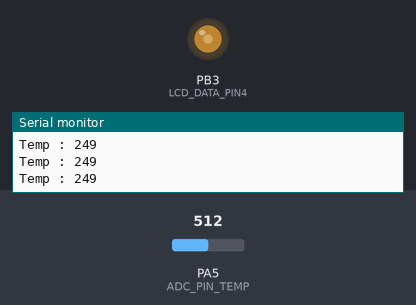
Bench run of a program on a simulated ATmega32, built with avr-gcc and emulated at 8 MHz. Shown: output pins drawn as LEDs (lit = HIGH), the last lines printed to the serial monitor. The test bench sets the inputs (shaded band); at power-on: PA5 (ADC_PIN_TEMP) = 512.

Above: at 1.2 s.
1.3 s: PA5 (ADC_PIN_TEMP) set to 220
At 1.77 s:
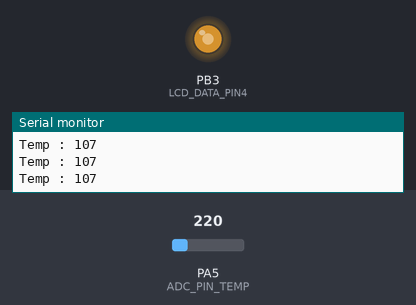
4.3 s: PA5 (ADC_PIN_TEMP) set to 188
At 5.18 s:
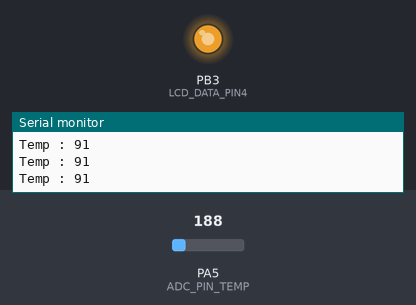
Timing chart, 0 to 13.3 s (numbered marks = the images above; inputs shaded):
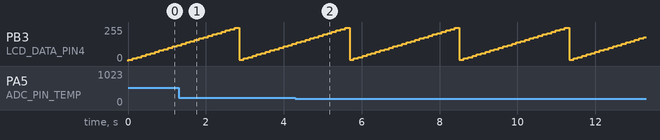

Measured:
- the behaviour switches between 205 and 204 on PA5 (ADC_PIN_TEMP) (found by bisection; images 1 and 2)
- by itself, PB3 (LCD_DATA_PIN4): ramps from 10/255 to 250/255 and jumps back, once every 2.8 s

The program:

main.c
```c
//#include "../MCAL/F90_TIMER_0.h"
#include "string.h"
#include "stdio.h"
#include "../MCAL/F90_UART.h"
#include "../MCAL/F90_SPI.h"
#include "../HAL/F90_RTC.h"
#include "../HAL/F90_Temperature.h"
#include "../MCAL/F90_PWM.h"

#include <util/delay.h>

 char data[50];

int main ()
{

	F90_void_UART_init(9600);
	F90_void_PWM_init();
	int i = 0;
	while(1)
	{
		memset(data , 0 , sizeof(data));
		int temp = F90_int_Temp_Read();
		sprintf(data , "Temp : %d\n" , temp);
		F90_void_UART_SendString(data);

		F90_void_PWM_Set(i+=10);
		_delay_ms(100);

		i%=250;


	}

	return 0;
}
```

Services_layers.h
```c
/*
 * Services_layers.h
 *
 *  Created on: Aug 29, 2018
 *      Author: root
 */

#ifndef SERVICES_LAYERS_H_
#define SERVICES_LAYERS_H_
enum
{
	INPUT,
	OUTPUT
};

enum
{
	LOW,
	HIGH
};


#endif /* SERVICES_LAYERS_H_ */
```

F90_RTC.c
```c
/*
 * F90_RTC.c
 *
 *  Created on: Sep 13, 2018
 *      Author: root
 */
#include "../MCAL/F90_I2C.h"
#include "F90_RTC.h"

static unsigned char F90_DecToBcdConvert(unsigned char  val)
{
	return val + 6 * (val / 10);
}

static unsigned char F90_BcdToDecConvert(unsigned char  val)
{
	return val - 6 * (val >> 4);
}


void F90_void_RTC_init()
{
	F90_void_I2C_init();

}

void F90_void_RTC_Settime(unsigned char HH ,unsigned char MM ,unsigned char SS  )
{
	F90_void_I2C_Start();
	F90_void_I2C_Write(ADDR_WITH_WRITE);
	F90_void_I2C_Write(CONTROL_REG);
	F90_void_I2C_Write(0x00);
	F90_void_I2C_Stop();

	unsigned char Hours = F90_DecToBcdConvert(HH);
	unsigned char Minute = F90_DecToBcdConvert(MM);
	unsigned char Second = F90_DecToBcdConvert(SS);


	F90_void_I2C_Start();
	F90_void_I2C_Write(ADDR_WITH_WRITE);
	F90_void_I2C_Write(SECOND_REG);
	F90_void_I2C_Write(Second);
	F90_void_I2C_Write(Minute);
	F90_void_I2C_Write(Hours);
	F90_void_I2C_Stop();
}

void F90_void_RTC_Gettime(unsigned char *HH ,unsigned char *MM ,unsigned char *SS  )
{
	unsigned char Hours = 0;
	unsigned char Minute = 0;
	unsigned char Second = 0;

	F90_void_I2C_Start();
	F90_void_I2C_Write(ADDR_WITH_WRITE);
	F90_void_I2C_Write(SECOND_REG);
	F90_void_I2C_Stop();
	F90_void_I2C_Start();
	F90_void_I2C_Write(ADDR_WITH_READ);
	Second = F90_char_I2C_Read(1);
	Minute = F90_char_I2C_Read(1);
	Hours = F90_char_I2C_Read(0);
	F90_void_I2C_Stop();


	*HH = F90_BcdToDecConvert(Hours);
	*MM = F90_BcdToDecConvert(Minute);
	*SS = F90_BcdToDecConvert(Second);


}
```

F90_RTC.h
```c
/*
 * F90_RTC.h
 *
 *  Created on: Sep 13, 2018
 *      Author: root
 */

#ifndef F90_RTC_H_
#define F90_RTC_H_

enum
{
	ADDR_WITH_WRITE = 0xD0,
	ADDR_WITH_READ = 0xD1,
	SECOND_REG = 0x00,
	CONTROL_REG = 0x07

};

void F90_void_RTC_init();

void F90_void_RTC_Settime(unsigned char HH ,unsigned char MM ,unsigned char SS  );
void F90_void_RTC_Gettime(unsigned char *HH ,unsigned char *MM ,unsigned char *SS  );

#endif /* F90_RTC_H_ */
```

F90_Temperature.c
```c
#include "../MCAL/F91_ADC.h"
#include "F90_Temperature.h"


int F90_int_Temp_Read()
{
	int temp = F91_int_ADC_Read(ADC_PIN_TEMP);
	return (temp * 4.88)/10;
}
```

F90_Temperature.h
```c
/*
 * F90_Temperature.h
 *
 *  Created on: Sep 15, 2018
 *      Author: root
 */

#ifndef F90_TEMPERATURE_H_
#define F90_TEMPERATURE_H_

enum
{
	ADC_PIN_TEMP = 5

};

int F90_int_Temp_Read();


#endif /* F90_TEMPERATURE_H_ */
```

F91_7Seg.c
```c
#include "../MCAL/F91_DIO.h"
#include "F91_7Seg.h"
#include "../Services_layers/Services_layers.h"


void F91_void_Init7Seg(char port)
{

	F91_void_InitPort(_7SEGDATA_PORT , _7SEGDATA_PINS );

	F91_void_Writpin(_7SEG1_PORT , _7SEG1_PIN , HIGH);
	F91_void_Writpin(_7SEG2_PORT , _7SEG2_PIN , HIGH);
	F91_void_Writpin(_7SEG3_PORT , _7SEG3_PIN , HIGH);
	F91_void_Writpin(_7SEG4_PORT , _7SEG4_PIN , HIGH);

	switch (port)
	{
	case _7SEG1:
		F91_void_Initpin(_7SEG1_PORT , _7SEG1_PIN , OUTPUT);
		F91_void_Writpin(_7SEG1_PORT , _7SEG1_PIN , LOW);
		break;
	case _7SEG2:
		F91_void_Initpin(_7SEG2_PORT , _7SEG2_PIN , OUTPUT);
		F91_void_Writpin(_7SEG2_PORT , _7SEG2_PIN , LOW);

		break;
	case _7SEG3:
		F91_void_Initpin(_7SEG3_PORT , _7SEG3_PIN , OUTPUT);
		F91_void_Writpin(_7SEG3_PORT , _7SEG3_PIN , LOW);

		break;
	case _7SEG4:
		F91_void_Initpin(_7SEG4_PORT , _7SEG4_PIN , OUTPUT);
		F91_void_Writpin(_7SEG4_PORT , _7SEG4_PIN , LOW);

		break;

	}
}

void F91_void_7SegWrite(char value)
{
	F91_void_WritePort(_7SEGDATA_PORT , value);
}
```

F91_7Seg.h
```c
/*
 * F91_7Seg.h
 *
 *  Created on: Sep 3, 2018
 *      Author: root
 */

#ifndef F91_7SEG_H_
#define F91_7SEG_H_


enum
{
	_7SEG1_PORT='A',
	_7SEG2_PORT='A',
	_7SEG3_PORT='B',
	_7SEG4_PORT='C',
	_7SEGDATA_PORT='B'
};

enum
{
	_7SEG1_PIN=4,
	_7SEG2_PIN=3,
	_7SEG3_PIN=4,
	_7SEG4_PIN=4,
	_7SEGDATA_PINS=0x0F
};

enum
{
	_7SEG1,
	_7SEG2,
	_7SEG3,
	_7SEG4
};

void F91_void_Init7Seg(char port);
void F91_void_7SegWrite(char value);


#endif /* F91_7SEG_H_ */
```

F91_Button.c
```c
#include "../MCAL/F91_DIO.h"
#include "../Services_layers/Services_layers.h"
#include "F91_Button.h"


void F91_void_Init_Buttons()
{
	F91_void_Initpin('A' , 0 , INPUT);
	F91_void_Initpin('D' , 2 , INPUT);

	F91_void_Writpin('A' , 0 , HIGH);
	F91_void_Writpin('D' , 2 , HIGH);


}


char F91_char_ReadButton_1()
{
	return F91_char_Readpin('A' , 0);
}
char F91_char_ReadButton_2()
{
	return F91_char_Readpin('D' , 2);
}
```

F91_Button.h
```c
#ifndef F91_BUTTON_H_
#define F91_BUTTON_H_

void F91_void_Init_Buttons();
char F91_char_ReadButton_1();
char F91_char_ReadButton_2();


#endif /* F91_BUTTON_H_ */
```

F91_LCD.c
```c
//#include <avr/io.h>
//#include <util/delay.h>
//
//
//void F91_void_LCD_Send_data(char data )
//{
//	PORTA |= (1 << PA3) ;
//	PORTB = (data >> 4);
//	PORTD |= (1 << PD6);
//	_delay_ms(2);
//	PORTD &= ~(1 << PD6);
//	_delay_ms(2);
//
//	PORTB = (data);
//	PORTD |= (1 << PD6);
//	_delay_ms(2);
//	PORTD &= ~(1 << PD6);
//	_delay_ms(2);
//}
//
//void F91_void_LCD_Send_command(char command )
//{
//	PORTA &= ~(1 << PA3) ;
//	PORTB = (command >> 4);
//	PORTD |= (1 << PD6);
//	_delay_ms(2);
//	PORTD &= ~(1 << PD6);
//	_delay_ms(2);
//
//	PORTB = (command);
//	PORTD |= (1 << PD6);
//	_delay_ms(2);
//	PORTD &= ~(1 << PD6);
//	_delay_ms(2);
//}


#include "../MCAL/F91_DIO.h"
#include "F91_LCD.h"
#include "util/delay.h"
#include "../Services_layers/Services_layers.h"

void F91_void_LCD_Send_Data(unsigned char data)
{
	F91_void_Writpin(LCD_RS_PORT , LCD_RS_PIN , HIGH);


	F91_void_WritePort(LCD_DATA_PORT, WRITE_MOST(data));
	F91_void_Writpin(LCD_EN_PORT , LCD_EN_PIN , HIGH);
	_delay_ms(1);
	F91_void_Writpin(LCD_EN_PORT , LCD_EN_PIN , LOW);
	_delay_ms(1);

	F91_void_WritePort(LCD_DATA_PORT, WRITE_LEST(data));
	F91_void_Writpin(LCD_EN_PORT , LCD_EN_PIN , HIGH);
	_delay_ms(1);
	F91_void_Writpin(LCD_EN_PORT , LCD_EN_PIN , LOW);
	_delay_ms(1);
}

void F91_void_LCD_Send_Command(unsigned char command)
{
	F91_void_Writpin(LCD_RS_PORT , LCD_RS_PIN , LOW);

	F91_void_WritePort(LCD_DATA_PORT, WRITE_MOST(command));
	F91_void_Writpin(LCD_EN_PORT , LCD_EN_PIN , HIGH);
	_delay_ms(1);
	F91_void_Writpin(LCD_EN_PORT , LCD_EN_PIN , LOW);
	_delay_ms(1);

	F91_void_WritePort(LCD_DATA_PORT, WRITE_LEST(command));
	F91_void_Writpin(LCD_EN_PORT , LCD_EN_PIN , HIGH);
	_delay_ms(1);
	F91_void_Writpin(LCD_EN_PORT , LCD_EN_PIN , LOW);
	_delay_ms(1);
}

void F91_void_LCD_init_Command(unsigned char command)
{
	F91_void_Writpin(LCD_RS_PORT , LCD_RS_PIN , LOW);


	F91_void_WritePort(LCD_DATA_PORT, WRITE_MOST(command));
	F91_void_Writpin(LCD_EN_PORT , LCD_EN_PIN , HIGH);
	_delay_ms(1);
	F91_void_Writpin(LCD_EN_PORT , LCD_EN_PIN , LOW);
	_delay_ms(1);

}

void F91_void_initLCD()
{

	F91_void_InitPort(LCD_DATA_PORT , 0x0F);
	F91_void_Initpin(LCD_EN_PORT , LCD_EN_PIN , OUTPUT);
	F91_void_Initpin(LCD_RS_PORT , LCD_RS_PIN , OUTPUT);
	/* after power up , delay 10ms should be existed */
	F91_void_LCD_init_Command(0x30);
	_delay_ms(10);
	F91_void_LCD_init_Command(0x30);
	_delay_ms(10);
	F91_void_LCD_init_Command(0x30);
	_delay_ms(10);
	F91_void_LCD_init_Command(0x20);
	_delay_ms(10);
	_delay_ms(10);
	F91_void_LCD_Send_Command(0x28);            /* Command ..0x28---> 4-bit mode - 2 line - 5x7 font */
	F91_void_LCD_Send_Command(0x0C);            /* Command ..0x0C---> Display no cursor - no blink */
	F91_void_LCD_Send_Command(0x06);            /* Command ..0x06---> Automatic Increment - No Display shift */
	F91_void_LCD_Send_Command(0x80);            /* Command ..0x80---> Address DDRAM with 0 offset 80h */
	_delay_ms(20);
}


void F91_void_LCD_Clear_Screen(void)
{
	F91_void_LCD_Send_Command(0x01);
	_delay_ms(10);
}

void F91_void_LCD_print( char *string)
{
	int i = 0;

	while( string[i]  != 0)
	{
		F91_void_LCD_Send_Data(string[i]);
		i++;
	}
}


void F91_void_LCD_goto(char y, char x)
{
	char firstAddress[] = {0x80,0xC0,0x94,0xD4};

	F91_void_LCD_Send_Command(firstAddress[y-1] + x-1);
	_delay_ms(20);
}
```

F91_LCD.h
```c
/*
 * F91_LCD.h
 *
 *  Created on: Sep 4, 2018
 *      Author: root
 */

#ifndef F91_LCD_H_
#define F91_LCD_H_

#define WRITE_MOST(command)   ((command &0xf0) >> 4)
#define WRITE_LEST(command)   (command & 0x0f)

enum
{
	LCD_DATA_PIN1,
	LCD_DATA_PIN2,
	LCD_DATA_PIN3,
	LCD_DATA_PIN4,
	LCD_RS_PIN = 3,
	LCD_EN_PIN = 6,
	_4BITS = 4

};

enum
{
	LCD_DATA_PORT 	= 'B',
	LCD_EN_PORT 	= 'D',
	LCD_RS_PORT		= 'A'

};

void F91_void_initLCD();
void F91_void_LCD_Clear_Screen(void);
void F91_void_LCD_print( char *string);
void F91_void_LCD_Send_Data(unsigned char data);
void F91_void_LCD_goto(char y, char x);


#endif /* F91_LCD_H_ */
```

F91_Leds.c
```c
#include "../MCAL/F91_DIO.h"
#include "F91_Leds.h"
#include "../Services_layers/Services_layers.h"

void F91_void_InitLeds(int led_number)
{
	switch (led_number)
	{
	case LED1PIN:
		F91_void_Initpin(LED1PORT , LED1PIN , OUTPUT);
		break;
	case LED2PIN:
		F91_void_Initpin(LED2PORT , LED2PIN , OUTPUT);
		break;
	case LED3PIN:
		F91_void_Initpin(LED3PORT , LED3PIN , OUTPUT);
		break;
	case LED4PIN:
		F91_void_Initpin(LED4PORT , LED4PIN , OUTPUT);
		break;
	}
}


void F91_void_WriteLeds(int led_number , int dir)
{
	switch (led_number)
	{
	case LED1PIN:
		if(dir)
		{
		F91_void_Writpin(LED1PORT , LED1PIN , HIGH);
		}else
		{
		F91_void_Writpin(LED1PORT , LED1PIN , LOW);
		}
		break;
	case LED2PIN:
		if(dir)
		{
		F91_void_Writpin(LED2PORT , LED2PIN , HIGH);
		}else
		{
		F91_void_Writpin(LED2PORT , LED2PIN , LOW);
		}
		break;
	case LED3PIN:
		if(dir)
		{
		F91_void_Writpin(LED3PORT , LED3PIN , HIGH);
		}else
		{
		F91_void_Writpin(LED3PORT , LED3PIN , LOW);
		}
		break;
	case LED4PIN:
		if(dir)
		{
		F91_void_Writpin(LED4PORT , LED4PIN , HIGH);
		}else
		{
		F91_void_Writpin(LED4PORT , LED4PIN , LOW);
		}
		break;
	}
}
```

F91_Leds.h
```c
/*
 * F91_Leds.h
 *
 *  Created on: Aug 29, 2018
 *      Author: root
 */

#ifndef F91_LEDS_H_
#define F91_LEDS_H_

#include <avr/io.h>

enum
{
	LED1PIN=PA1,
	LED2PIN=PA2,
	LED3PIN=PC6,
	LED4PIN=PC7
};

enum
{
	LED1PORT='A',
	LED2PORT='A',
	LED3PORT='C',
	LED4PORT='C'
};


void F91_void_InitLeds(int led_number);
void F91_void_WriteLeds(int led_number , int dir);


#endif /* F91_LEDS_H_ */
```

F90_I2C.c
```c
#include <avr/interrupt.h>
#include "F90_I2C.h"

void F90_void_I2C_init()
{
	TWBR = 0x47;
	TWSR = 0x00;
	TWCR = (1 << TWEN);
}


void F90_void_I2C_Start()
{

	TWCR = (1 << TWINT) | (1 << TWSTA) | (1<<TWEN);

	while(!(TWCR & (1 << TWINT)));

}

void F90_void_I2C_Stop()
{
	TWCR = (1 << TWINT) | (1 << TWSTO) | (1<<TWEN);
}


void F90_void_I2C_Write(char data)
{
	TWDR = data ;
	TWCR = (1<<TWINT) | (1<<TWEN);
	while(!(TWCR & (1 << TWINT)));
}


char F90_char_I2C_Read(char ack)
{
	if(ack)
	{
		TWCR = (1<<TWINT) | (1<<TWEN) | (1 << TWEA);

	}
	else
	{
		TWCR = (1<<TWINT) | (1<<TWEN);

	}
	while(!(TWCR & (1 << TWINT)));
	return TWDR;
}
```

F90_I2C.h
```c
/*
 * F90_I2C.h
 *
 *  Created on: Sep 12, 2018
 *      Author: root
 */

#ifndef F90_I2C_H_
#define F90_I2C_H_
void F90_void_I2C_init();
void F90_void_I2C_Start();
void F90_void_I2C_Stop();
void F90_void_I2C_Write(char data);
char F90_char_I2C_Read(char ack);


#endif /* F90_I2C_H_ */
```

F90_PWM.c
```c
#include "F90_PWM.h"
#include "../MCAL/F91_DIO.h"
void F90_void_PWM_init()
{
	F91_SETBIT(TCCR0 , CS01);
	F91_SETBIT(TCCR0 , CS00);
	F91_SETBIT(TCCR0 , WGM01);
	F91_SETBIT(TCCR0 , WGM00);
	F91_SETBIT(TCCR0 , COM01);

	F91_SETBIT(DDRB , PB3);


}

void F90_void_PWM_Set(unsigned char value)
{
	OCR0 = value;
}
```

F90_PWM.h
```c
/*
 * F90_PWM.h
 *
 *  Created on: Sep 15, 2018
 *      Author: root
 */

#ifndef F90_PWM_H_
#define F90_PWM_H_
#include <avr/io.h>

#define TIMER2_CONTROL_REG 		TCCR0
#define TIMER2_INT_REG 			TIMSK

void F90_void_PWM_Set(unsigned char value);
void F90_void_PWM_init();

#endif /* F90_PWM_H_ */
```

F90_SPI.c
```c
#include <avr/io.h>
#include "F90_SPI.h"


void F90_void_SPI_init(char mode)
{

	unsigned char reg = 0 ;
	switch(mode)
	{
	case MASTER:
		SET_BIT(DDRB , PB5);					//MOSI
		SET_BIT(DDRB , PB7);					//SCK
		SET_BIT(DDRB , PB4);					//SS
		SET_BIT(DDRB , PB3);					//SS
		SET_BIT(reg , SPE);
		SET_BIT(reg , SPR0);
		SET_BIT(reg , MSTR);
		SPCR = reg;
		break;
	case SLAVE:
		SET_BIT(DDRB , PB6);					//MISO
		SET_BIT(reg , SPE);
		SPCR = reg;
		break;

	}

}


void F90_void_SPI_Transmit(char data , char num)
{
	if(num == 1)
	{
		SET_BIT(PORTB , PB4);					//SS
		CLEAR_BIT(PORTB , PB3);					//SS
	}
	else if (num == 2)
	{
		CLEAR_BIT(PORTB , PB4);					//SS
		SET_BIT(PORTB , PB3);					//SS
	}

	SPDR = data;
	while(!READ_BIT(SPSR , SPIF));
}


char F90_char_SPI_Receive(void)
{
	while(!READ_BIT(SPSR , SPIF));

	return SPDR ;

}
```

F90_SPI.h
```c
/*
 * F90_SPI.h
 *
 *  Created on: Sep 12, 2018
 *      Author: root
 */

#ifndef F90_SPI_H_
#define F90_SPI_H_

#define SET_BIT(REG , BIT) (REG |= (1 << BIT))
#define CLEAR_BIT(REG , BIT) (REG &= ~(1 << BIT))
#define READ_BIT(REG , BIT) (REG & (1 << BIT))

enum
{
	MASTER,
	SLAVE
};

void F90_void_SPI_init(char mode);
void F90_void_SPI_Transmit(char data , char num);
char F90_char_SPI_Receive(void);


#endif /* F90_SPI_H_ */
```

F90_TIMER_0.c
```c
/*
 * F90_TIMER_0.c
 *
 *  Created on: Sep 7, 2018
 *      Author: root
 */
#include "F90_TIMER_0.h"
#include "avr/io.h"
#include "avr/interrupt.h"

volatile unsigned long Timer0_counter = 0;

void F90_void_Timer0_Init()
{

	SET_BIT(TIMER0_CONTROL_REG , CS01);
	SET_BIT(TIMER0_CONTROL_REG , CS00);
	SET_BIT(TIMER0_INT_REG , TOIE0);
	sei();

}

void F90_void_Timer0_Delay(unsigned long delay)
{
	Timer0_counter = 0;
	while(Timer0_counter < delay);
}

ISR(TIMER0_OVF_vect)
{
	Timer0_counter++;
}
```

F90_TIMER_0.h
```c
/*
 * F90_TIMER_0.h
 *
 *  Created on: Sep 7, 2018
 *      Author: root
 */

#ifndef F90_TIMER_0_H_
#define F90_TIMER_0_H_

#define TIMER0_CONTROL_REG 		TCCR0
#define TIMER0_INT_REG 			TIMSK


#define SET_BIT(REG , BIT) (REG |= (1 << BIT))
#define CLEAR_BIT(REG , BIT) (REG &= ~(1 << BIT))
#define READ_BIT(REG , BIT) (REG & (1 << BIT))

extern volatile unsigned long Timer0_counter;

void F90_void_Timer0_Init();
void F90_void_Timer0_Delay(unsigned long delay);


#endif /* F90_TIMER_0_H_ */
```

F90_UART.c
```c
#include "F90_UART.h"
#include "avr/io.h"
#include "util/delay.h"
#include <avr/interrupt.h>

volatile unsigned char x = 0;
void F90_void_UART_init(unsigned long baud)
{
	UCSRB = 0;
	UCSRC = 0;
	UCSRA = 0;
	UBRRH = 0;
	UBRRL = 0;
	unsigned char reg = 0;
	unsigned long baudrate = (F_CPU / (16 * baud))- 1 ;
	UBRRH = (unsigned char)(baudrate >> 8);
	UBRRL = (unsigned char)baudrate;

	SET_BIT(reg , RXEN);
	SET_BIT(reg , TXEN);
	SET_BIT(reg , RXCIE);
	UCSRB = reg;
	reg = 0;

	SET_BIT(reg , URSEL);
	SET_BIT(reg , UCSZ0);
	SET_BIT(reg , UCSZ1);


	UCSRC = reg;


	sei();

}


void F90_void_UART_Write(char data)
{
	while(!(READ_BIT(UCSRA , UDRE)));
	UDR = (unsigned char)data;
}


void F90_void_UART_SendString(char *arr)
{
	int i = 0;
	while (arr[i] != 0)
	{
		F90_void_UART_Write(arr[i]);
		i++;
	}
}


char F90_char_UART_Read()
{
	while(!(READ_BIT(UCSRA , RXC)));
	return UDR;
}


ISR(USART_RXC_vect)
{
	x = UDR;
}
```

F90_UART.h
```c
/*
 * F90_UART.h
 *
 *  Created on: Sep 7, 2018
 *      Author: root
 */

#ifndef F90_UART_H_
#define F90_UART_H_

#define SET_BIT(REG , BIT) (REG |= (1 << BIT))
#define CLEAR_BIT(REG , BIT) (REG &= ~(1 << BIT))
#define READ_BIT(REG , BIT) (REG & (1 << BIT))


void F90_void_UART_init(unsigned long baud);
void F90_void_UART_Write(char data);
void F90_void_UART_SendString(char *arr);
char F90_char_UART_Read();


#endif /* F90_UART_H_ */
```

F91_ADC.c
```c
#include <avr/io.h>
#include "F91_ADC.h"
#include "../MCAL/F91_DIO.h"

void F91_void_ADC_Init(char Mux)
{
	ADMUX = (1 << REFS0) | Mux;
	ADCSRA = (1 << ADEN) |(1 << ADPS1) | (1 << ADPS2)| (1 << ADPS0);
}


int F91_int_ADC_Read(char mux)
{
	F91_void_ADC_Init(mux);
	ADCSRA |=  (1 << ADSC) ;

	while(!(F91_READBIT(ADCSRA, ADIF)));
	F91_SETBIT(ADCSRA, ADIF);

	return ADC;

}
```

F91_ADC.h
```c
/*
 * F91_ADC.h
 *
 *  Created on: Sep 10, 2018
 *      Author: root
 */

#ifndef F91_ADC_H_
#define F91_ADC_H_
void F91_void_ADC_Init(char Mux);

int F91_int_ADC_Read(char mux);


#endif /* F91_ADC_H_ */
```

F91_DIO.c
```c
#include <avr/io.h>
#include "F91_DIO.h"

void F91_void_Initpin(char port ,int number , int Dir)
{

	switch(port)
	{
	case 'A':
	case 'a':
		if(Dir)
		{
			F91_SETBIT(DDRA , number);
		}else
		{
			F91_CLEARBIT(DDRA , number);
		}
		break;
	case 'B':
	case 'b':
		if(Dir)
		{
			F91_SETBIT(DDRB , number);
		}else
		{
			F91_CLEARBIT(DDRB , number);
		}
		break;
	case 'D':
	case 'd':
		if(Dir)
		{
			F91_SETBIT(DDRD , number);
		}else
		{
			F91_CLEARBIT(DDRD , number);
		}
		break;
	case 'C':
	case 'c':
		if(Dir)
		{
			F91_SETBIT(DDRC , number);
		}else
		{
			F91_CLEARBIT(DDRC , number);
		}
		break;

	}
}

void F91_void_Writpin(char port ,int number , int Dir)
{

	switch(port)
	{
	case 'A':
	case 'a':
		if(Dir)
		{
			F91_SETBIT(PORTA , number);
		}else
		{
			F91_CLEARBIT(PORTA , number);
		}
		break;
	case 'B':
	case 'b':
		if(Dir)
		{
			F91_SETBIT(PORTB , number);
		}else
		{
			F91_CLEARBIT(PORTB , number);
		}
		break;
	case 'D':
	case 'd':
		if(Dir)
		{
			F91_SETBIT(PORTD , number);
		}else
		{
			F91_CLEARBIT(PORTD , number);
		}
		break;
	case 'C':
	case 'c':
		if(Dir)
		{
			F91_SETBIT(PORTC , number);
		}else
		{
			F91_CLEARBIT(PORTC , number);
		}
		break;

	}
}


void F91_void_InitPort(unsigned char port , char value)
{

	switch(port)
	{
	case 'A':
	case 'a':
		DDRA = value;
		break;
	case 'B':
	case 'b':
		DDRB = value;
		break;
	case 'D':
	case 'd':
		DDRD = value;

		break;
	case 'C':
	case 'c':
		DDRC = value;

		break;

	}
}
void F91_void_WritePort(unsigned char port , char value)
{

	switch(port)
	{
	case 'A':
	case 'a':
		PORTA = value;
		break;
	case 'B':
	case 'b':
		PORTB = value;
		break;
	case 'D':
	case 'd':
		PORTD = value;

		break;
	case 'C':
	case 'c':
		PORTC = value;

		break;

	}
}

char F91_char_Readpin(char port , char number)
{
	switch(port)
	{
	case 'A':
	case 'a':
		return F91_READBIT(PINA , number);
		break;
	case 'B':
	case 'b':
		return F91_READBIT(PINB , number);
		break;
	case 'D':
	case 'd':
		return F91_READBIT(PIND , number);
		break;
	case 'C':
	case 'c':
		return F91_READBIT(PINC , number);
		break;

	}
	return 0;
}
```

Source omitted: F91_DIO.h (709 bytes), F91_TIMER0.c (398 bytes), F91_TIMER0.h (255 bytes)
